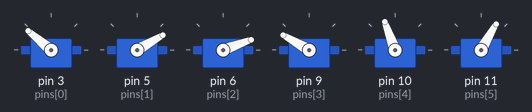
Bench run of a sketch on a simulated Arduino Uno, built with avr-gcc and run on an emulated ATmega328P. On the bench: 6 × servo.

Above: at 1.05 s.
At 1.25 s:
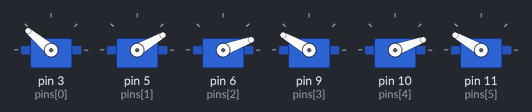
At 1.4 s:
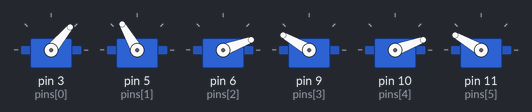
At 1.75 s:
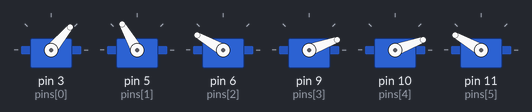
Timing chart, 0 to 4.0 s (numbered marks = the images above):
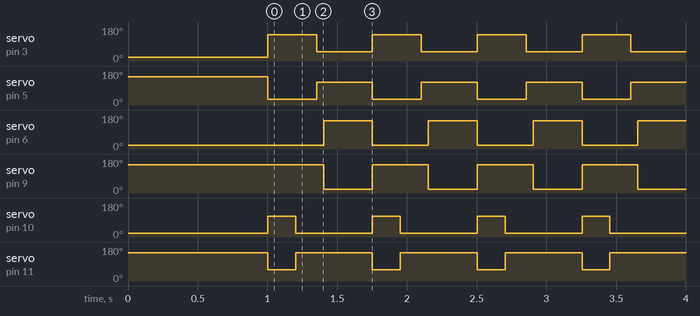

The sketch:

arduino_squirrel_v2.ino
```cpp
/*
 * Bio-Inspired Squirrel Robot (ENME489L Bio-inspired Robotics Final Project)
 * by Matt Fan
 *
 * It's a squirrel!
 *
 */
#include <Servo.h>

#define MIN_ANGLE 20
#define MAX_ANGLE 150
#define LEFT 0
#define RIGHT 1
#define LEN_F 102
#define LEN_BU 89
#define LEN_BL 86

Servo servos[6];
int pins[6] = {3,5,6,9,10,11};
int target_angle[6];

void setAngle(int motor, int angle){
  // writes the angle
  // angle = 0 corresponds to furthest angular extent to the FRONT
  // angle = 180 corresponds to furthest angular extent to the BACK
  if (motor % 2 == LEFT){ // Left side motors are even
    servos[motor].write(angle + MIN_ANGLE);
  } else if (motor % 2 == RIGHT){ // Right side motors are odd
    servos[motor].write(MAX_ANGLE - angle);
  }
  target_angle[motor] = angle;
}

void setFrontLegs(int angle){
  setAngle(0, angle);
  setAngle(1, angle);
}

void setHindLegs(int angle_upper, int angle_lower){
  setAngle(2, angle_upper);
  setAngle(3, angle_upper);
  setAngle(4, angle_lower);
  setAngle(5, angle_lower);
}

int retrieveAngle(int motor) {
  // servo.read(), but with angle adjustments accounted for
  //  return motor % 2 == LEFT ? servos[motor].read() - MIN_ANGLE : MAX_ANGLE - servos[motor].read();
  return target_angle[motor];
}

void bend(){
  // Take front leg positions, and calculate back leg joint angles to lie 'flat' through inverse kinematics
  // Bend position is additionally constrained so that shoulder and foot are laterally coincident (i.e. share a vertical axis)
  int h_left = LEN_F * sin(float(servos[0].read() * PI) / 180);
  int h_right  =  LEN_F * sin(float(servos[1].read() * PI) / 180);
  setAngle(2, 180 * acos((LEN_BU*LEN_BU + h_left*h_left - LEN_BL*LEN_BL) / (2*LEN_BU*h_left)) / PI);
  setAngle(3, 180 * acos((LEN_BU*LEN_BU + h_right*h_right - LEN_BL*LEN_BL) / (2*LEN_BU*h_right)) / PI);
  setAngle(4, 180 * acos((h_left*h_left - LEN_BU*LEN_BU - LEN_BL*LEN_BL) / (2*LEN_BU*LEN_BL)) / PI);
  setAngle(5, 180 * acos((h_right*h_right - LEN_BU*LEN_BU - LEN_BL*LEN_BL) / (2*LEN_BU*LEN_BL)) / PI);
}

void setAngleAll(int angle){
  for (int i = 0; i < 6; i++){
    setAngle(i, angle);
  }
}

void setup() {
  for (int i = 0; i<6; i++){ //initialize servos
    servos[i].attach(pins[i]);
  }
  setAngleAll(0);
  delay(1000);
//  setFrontLegs(70);
//  bend();
//  delay(1000);
  //@TODO: initialize sensor
}

void loop() {
//  bend();
  setFrontLegs(120);
  delay(0);
  setHindLegs(0,90);
  delay(200);
  setHindLegs(0,0);
  delay(150);
  setFrontLegs(30);
  delay(50);
  setHindLegs(130,0);
  delay(350);
}
```

Measured:
- by itself, servo on pin 3 (pins[0]): alternates 140° for 0.35 s and 50° for 0.40 s
- by itself, servo on pin 5 (pins[1]): alternates 120° for 0.40 s and 30° for 0.35 s
- by itself, servo on pin 6 (pins[2]): alternates 150° for 0.35 s and 20° for 0.40 s
- by itself, servo on pin 9 (pins[3]): alternates 150° for 0.40 s and 20° for 0.35 s
- by itself, servo on pin 10 (pins[4]): alternates 110° for 0.20 s and 20° for 0.55 s
- by itself, servo on pin 11 (pins[5]): alternates 150° for 0.55 s and 60° for 0.20 s
